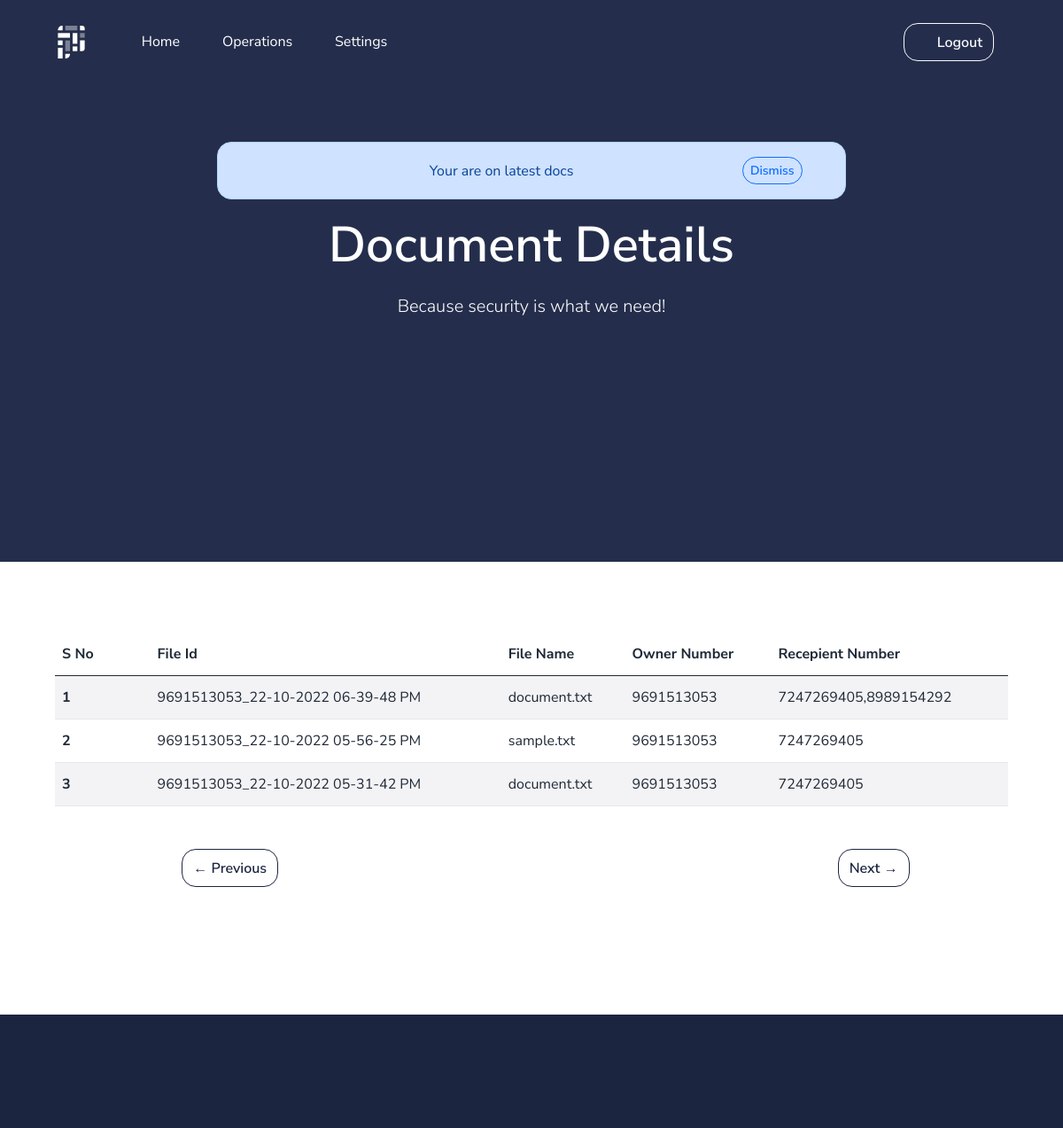
Page /docdetails (signed in) on the earlier database version.
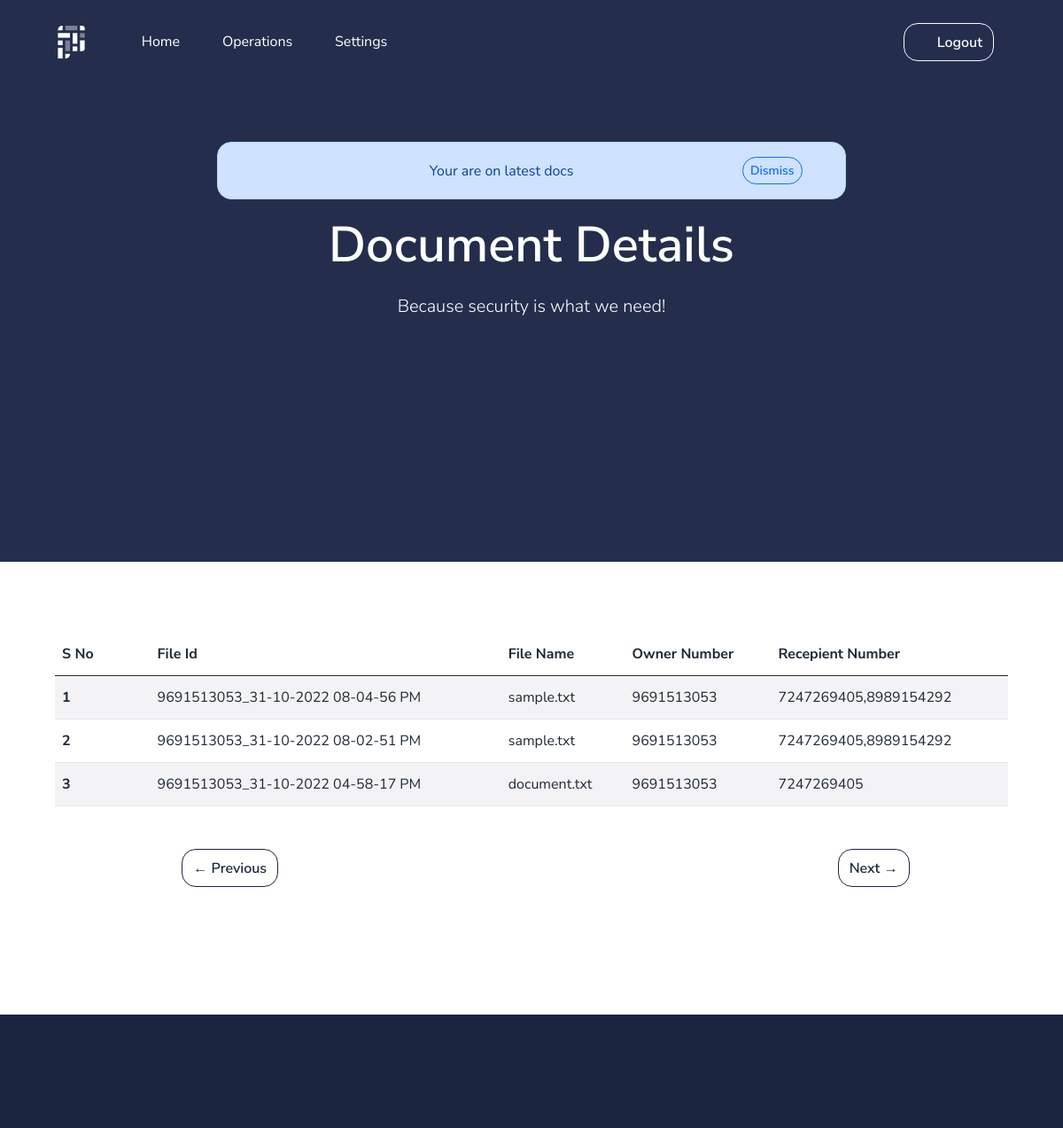
Same page on the later database version.
### app.py (models this page shows)
class documentT(db.Model):
    Uniqueid = db.Column(db.String(150),primary_key=True)
    doc_name = db.Column(db.String(150), nullable=False)
    ownerid = db.Column(db.String(150),nullable=False)
    recepientid = db.Column(db.String(150),nullable=False)
    Key_Regeneration_Token = db.Column(db.String(150),nullable=False)
    key=db.Column(db.String(200), nullable=False)

### app.py (the view)
@app.route("/docdetails")
def docdetails():
    if 'email' in session:
        c = documentT.query.filter(documentT.Uniqueid.startswith(str(session['phone']))).order_by(documentT.Uniqueid.desc()).all()
        last = math.ceil(len(c)/3)
        page = request.args.get('page')
        if (not str(page).isnumeric()):
            page = 1
        page = int(page)
        c = c[(page-1)*3:(page-1)*3+ 3]
        if last==1:
            prev = "#"
            next = "#"
            flash("Your have only these docs","info")
        elif page==1:
            prev = "#"
            next = "/docdetails?page="+ str(page+1)
            flash("Your are on latest docs","info")
        elif page==last:
            prev = "/docdetails?page="+ str(page-1)
            next = "#"
            flash("Your are on oldest docs","info")
        else:
            prev = "/docdetails?page="+ str(page-1)
            next = "/docdetails?page="+ str(page+1)
        return render_template('home/doctable.html',allfeed=c, prev=prev, next=next)
    else:
        return redirect("/login")

### templates/home/doctable.html (shortened to what this page needs)
{% extends "layouts/base.html" %}
{% block content %}
    <main>
        <section class="section section-header pb-11 bg-primary text-white">
            <div class="container">
                <div class="row justify-content-center">
                    <div class="col-12 col-xl-8 text-center">
                        {% with messages = get_flashed_messages(with_categories=true) %}
                        {% if messages %}
                              {% for cato,message in messages %}
                              <div class="alert alert-{{cato}} alert-dismissible d-flex align-items-center justify-content-between" role="alert">
                                <svg class="bi flex-shrink-0 me-2" width="24" height="24" role="img" aria-label="Success:"><use xlink:href="#check-circle-fill"/></svg>
                                    {{message}}
                                    <button type="button" class="btn btn-light btn-outline-{{cato}} btn-sm" data-bs-dismiss="alert" aria-label="Close" style="margin:0% 0%">Dismiss</button>
                              </div>
                              {% endfor %}
                        {% endif %}
                        {% endwith %}
                        <h1 class="display-2 mb-3">Document Details</h1>
                        <p class="lead">Because security is what we need!</p>
                    </div>
                </div>
            </div>
        </section>
        <section class="section section-lg pt-6">
            <div class="container">
                            <div class="table-responsive">
                                     {% if allfeed|length==0 %}
                                     <div class="alert alert-info text-center" role="alert">
                                         No Document Availabe!!!
                                       </div>
                                     {% else %}
                               <div class="mb-5">
                                 <table class="table table-striped">
                                         <thead>
                                           <tr>
                                             <th scope="col"  style="width:10%">S No</th>
                                             <th scope="col">File Id</th>
                                             <th scope="col">File Name</th>
                                             <th scope="col">Owner Number</th>
                                             <th scope="col">Recepient Number</th>
                                           </tr>
                                         </thead>
                                         <tbody>
                                 {% for rows in allfeed %}
                                   <tr>
                                     <th scope="row">{{loop.index}}</th>
                                     <td>{{rows.Uniqueid}}</td>
                                     <td>{{rows.doc_name}}</td>
                                     <td>{{rows.ownerid}}</td>
                                     <td>{{rows.recepientid}}</td>
                                 </tr>
                                 {% endfor %}
                                 {% endif %}
                                 </tbody>
                               </table>
                               </div>
                               </div>
                               <div class="container">
                                <a class="btn btn-outline-dark mb-3" href="{{prev}}" style="margin: 0% 62% 0% 11%;">&larr; Previous</a>
                                <a class="btn btn-outline-dark mb-3" href="{{next}}">Next &rarr;</a>
                                </div>
                              </div>
        </section>
    </main>
    {% include 'includes/footer.html' %}
{% endblock content %}

Differences in the rows shown:
removed documentT: Uniqueid "9691513053_22-10-2022 06-39-48 PM", doc_name "document.txt", ownerid "9691513053", recepientid "7247269405,8989154292"
removed documentT: Uniqueid "9691513053_22-10-2022 05-56-25 PM", doc_name "sample.txt", ownerid "9691513053", recepientid "7247269405"
removed documentT: Uniqueid "9691513053_22-10-2022 05-31-42 PM", doc_name "document.txt", ownerid "9691513053", recepientid "7247269405"
added documentT: Uniqueid "9691513053_31-10-2022 08-04-56 PM", doc_name "sample.txt", ownerid "9691513053", recepientid "7247269405,8989154292"
added documentT: Uniqueid "9691513053_31-10-2022 08-02-51 PM", doc_name "sample.txt", ownerid "9691513053", recepientid "7247269405,8989154292"
added documentT: Uniqueid "9691513053_31-10-2022 04-58-17 PM", doc_name "document.txt", ownerid "9691513053", recepientid "7247269405"
